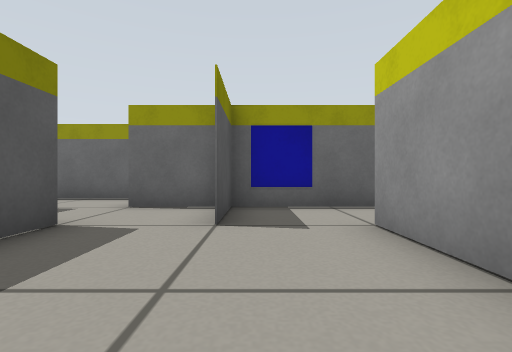
view 1 (above)

16 first-person views from a walk through a world built for the Gazebo simulator. The camera is 0.31 m above the floor, looks level and sees 85° across. The floor is counted in squares, 0.5 m on a side. Each view is taken from the middle of a square. On the plan, view 1 faces up. The plan holds only what a view shows up to about 9 squares ahead; the rest is blank.

view 2
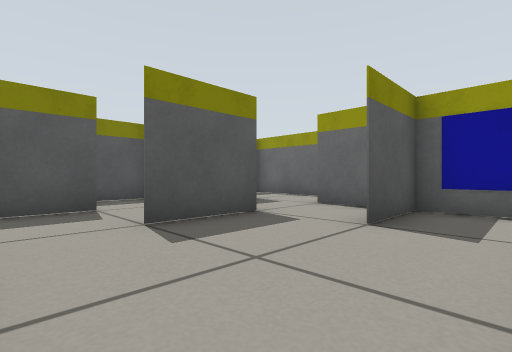

view 3
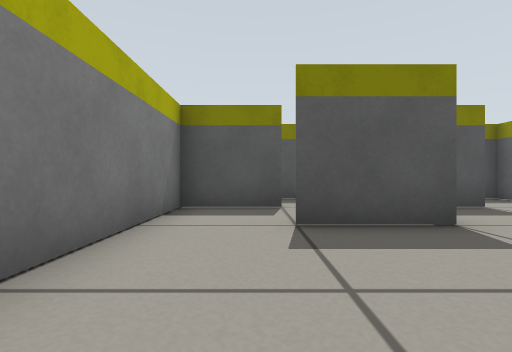

view 4
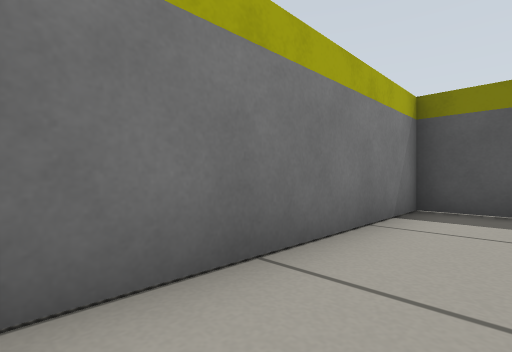

view 5
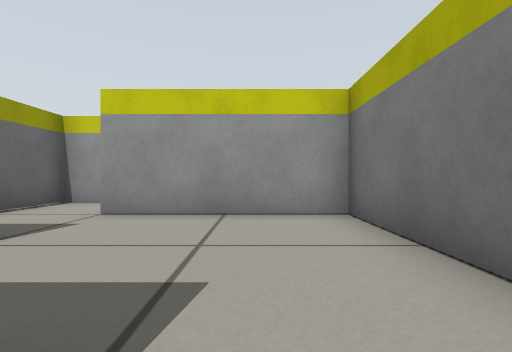

view 6
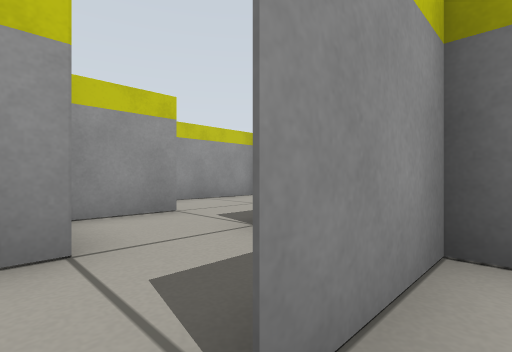

view 7
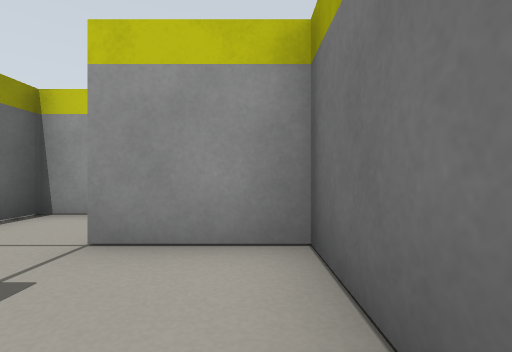

view 8
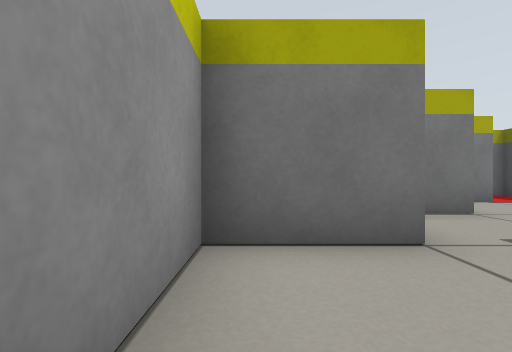

view 9
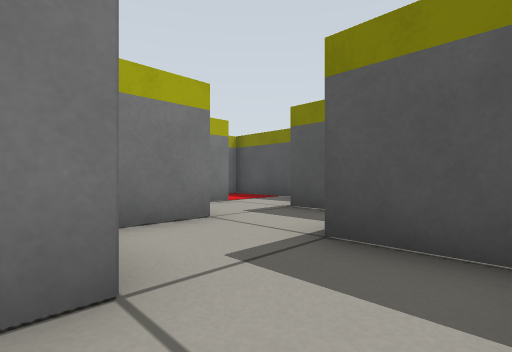

view 10
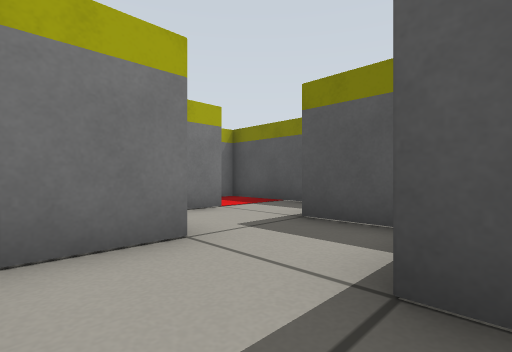

view 11
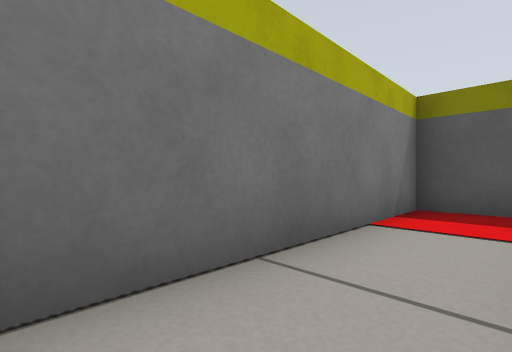

view 12
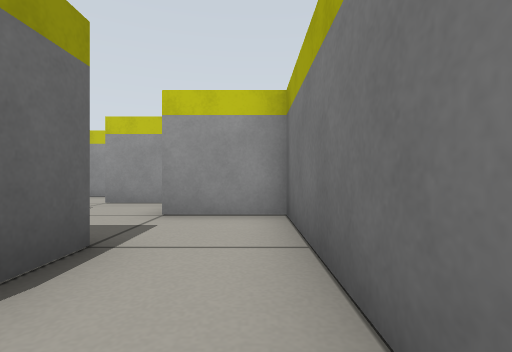

view 13
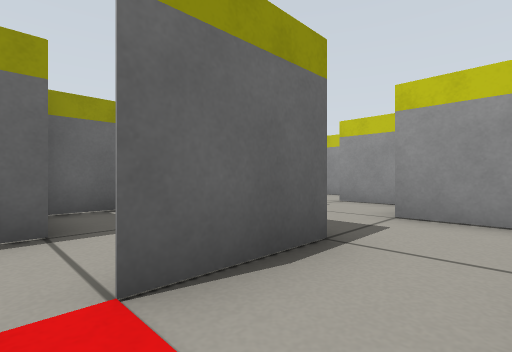

view 14
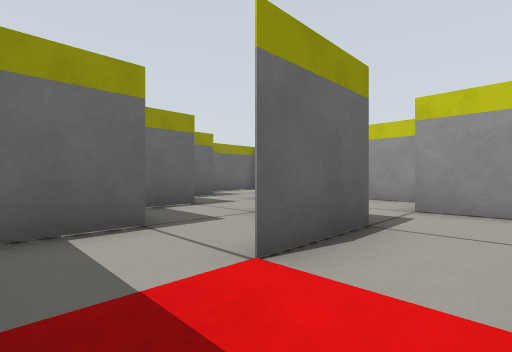

view 15
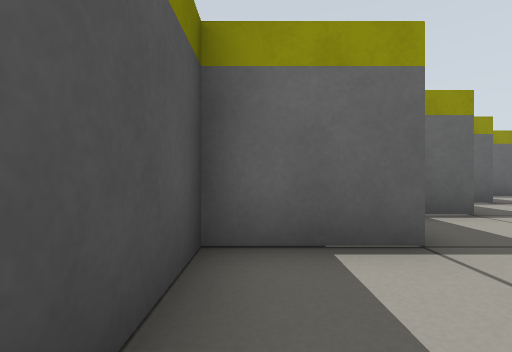

view 16
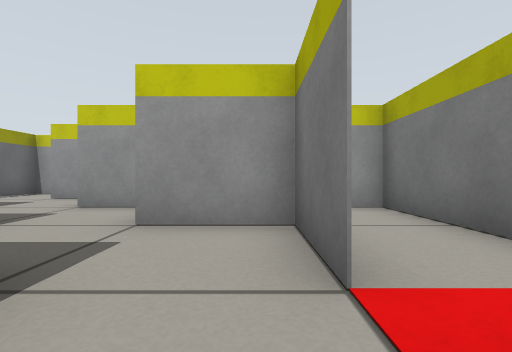

### Floor plan
Ten units are one square. View 1 is at (0, 0); x grows to the right and y downward. Boxes are objects, and circles mark ways between rooms. Rooms are numbered by the first view taken in them; rooms with no view inside come last. Other rooms are left out.
<svg viewBox="-130 -80 161 110">
<path fill="none" stroke="#000" d="M-25 -36 -25 -15M-5 -45 -5 -35 -5 -46M-45 -16 -45 5 15 5 15 -35M-1 -55 -15 -55M26 -55 14 -55M-65 -35 -45 -35 -45 -55M-45 -75 -65 -75M-105 5 -85 5 -85 -15 -70 -15M-85 5 -105 5M-105 -29 -105 -15 -125 -15 -125 25 -65 25 -65 4M-65 -22 -65 -35M-85 -50 -85 -35 -102 -35M-65 -55 -72 -55M-45 0 -45 -15M-65 -32 -65 -16M-45 -55 -45 -49M-15 -55 -25 -55 -25 -75 -45 -75"/>
<circle cx="-40" cy="-20" r="3" fill="#2a7"/>
<circle cx="-10" cy="-40" r="3" fill="#2a7"/>
<circle cx="-70" cy="-40" r="3" fill="#2a7"/>
<circle cx="-40" cy="-60" r="3" fill="#2a7"/>
<circle cx="-70" cy="0" r="3" fill="#2a7"/>
<text x="-10" y="-20">1</text>
<text x="-50" y="-50">2</text>
<text x="-100" y="0">3</text>
<text x="-50" y="-10">4</text>
<text x="-30" y="-50">5</text>
</svg>
Room 1 opens to room 4. Room 1 opens to room 5. Room 2 opens to room 3. Room 2 opens to room 5. Room 3 opens to room 4.

Where each view was taken, in squares from view 1:
view 1: 0 up, 0 right, facing up
view 2: 0 up, 1 right, facing up-left
view 3: 1 up, 1 right, facing left
view 4: 1 up, 1 right, facing down-left
view 5: 1 up, 3 left, facing right
view 6: 6 up, 5 left, facing down-right
view 7: 4 up, 7 left, facing right
view 8: 6 up, 5 left, facing down
view 9: 5 up, 6 left, facing down-left
view 10: 4 up, 7 left, facing down-left
view 11: 1 down, 7 left, facing down-left
view 12: 2 down, 11 left, facing right
view 13: 2 down, 11 left, facing up-right
view 14: 2 down, 12 left, facing up-right
view 15: 1 down, 12 left, facing up
view 16: 0 up, 12 left, facing right
